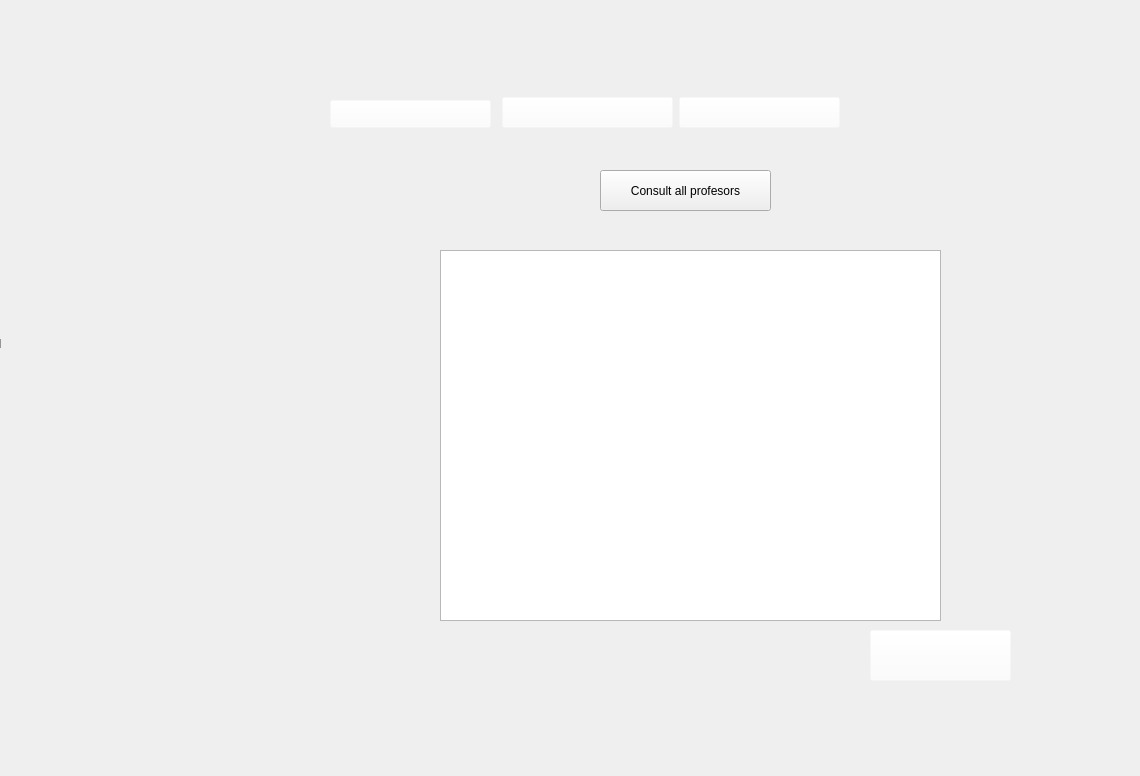
    <widget class="QWidget" name="consult_prof">
     <widget class="QLabel" name="label_8">
      <property name="geometry">
       <rect>
        <x>-50</x>
        <y>-40</y>
        <width>1131</width>
        <height>767</height>
       </rect>
      </property>
      <property name="styleSheet">
       <string notr="true">background:url(&quot;C:/Users/Dhia/Desktop/2eme/IMG_projet/consult_prof.png&quot;)</string>
      </property>
      <property name="text">
       <string>TextLabel</string>
      </property>
     </widget>
     <widget class="QTableView" name="tableView">
      <property name="geometry">
       <rect>
        <x>440</x>
        <y>250</y>
        <width>501</width>
        <height>371</height>
       </rect>
      </property>
     </widget>
     <widget class="QPushButton" name="prof_cancel_button">
      <property name="geometry">
       <rect>
        <x>870</x>
        <y>630</y>
        <width>141</width>
        <height>51</height>
       </rect>
      </property>
      <property name="styleSheet">
       <string notr="true">background:rgba(255,255,255,0);
border -radius:0px;</string>
      </property>
      <property name="text">
       <string/>
      </property>
     </widget>
     <widget class="QPushButton" name="pushButton_31">
      <property name="geometry">
       <rect>
        <x>600</x>
        <y>170</y>
        <width>171</width>
        <height>41</height>
       </rect>
      </property>
      <property name="text">
       <string>Consult all profesors</string>
      </property>
     </widget>
     <widget class="QPushButton" name="pushButton_32">
      <property name="geometry">
       <rect>
        <x>330</x>
        <y>100</y>
        <width>161</width>
        <height>28</height>
       </rect>
      </property>
      <property name="styleSheet">
       <string notr="true">background:rgba(255,255,255,0);
border -radius:0px;</string>
      </property>
      <property name="text">
       <string/>
      </property>
     </widget>
     <widget class="QPushButton" name="pushButton_33">
      <property name="geometry">
       <rect>
        <x>502</x>
        <y>97</y>
        <width>171</width>
        <height>31</height>
       </rect>
      </property>
      <property name="styleSheet">
       <string notr="true">background:rgba(255,255,255,0);
border -radius:0px;</string>
      </property>
      <property name="text">
       <string/>
      </property>
     </widget>
     <widget class="QPushButton" name="pushButton_34">
      <property name="geometry">
       <rect>
        <x>679</x>
        <y>97</y>
        <width>161</width>
        <height>31</height>
       </rect>
      </property>
      <property name="styleSheet">
       <string notr="true">background:rgba(255,255,255,0);
border -radius:0px;</string>
      </property>
      <property name="text">
       <string/>
      </property>
     </widget>
    </widget>
